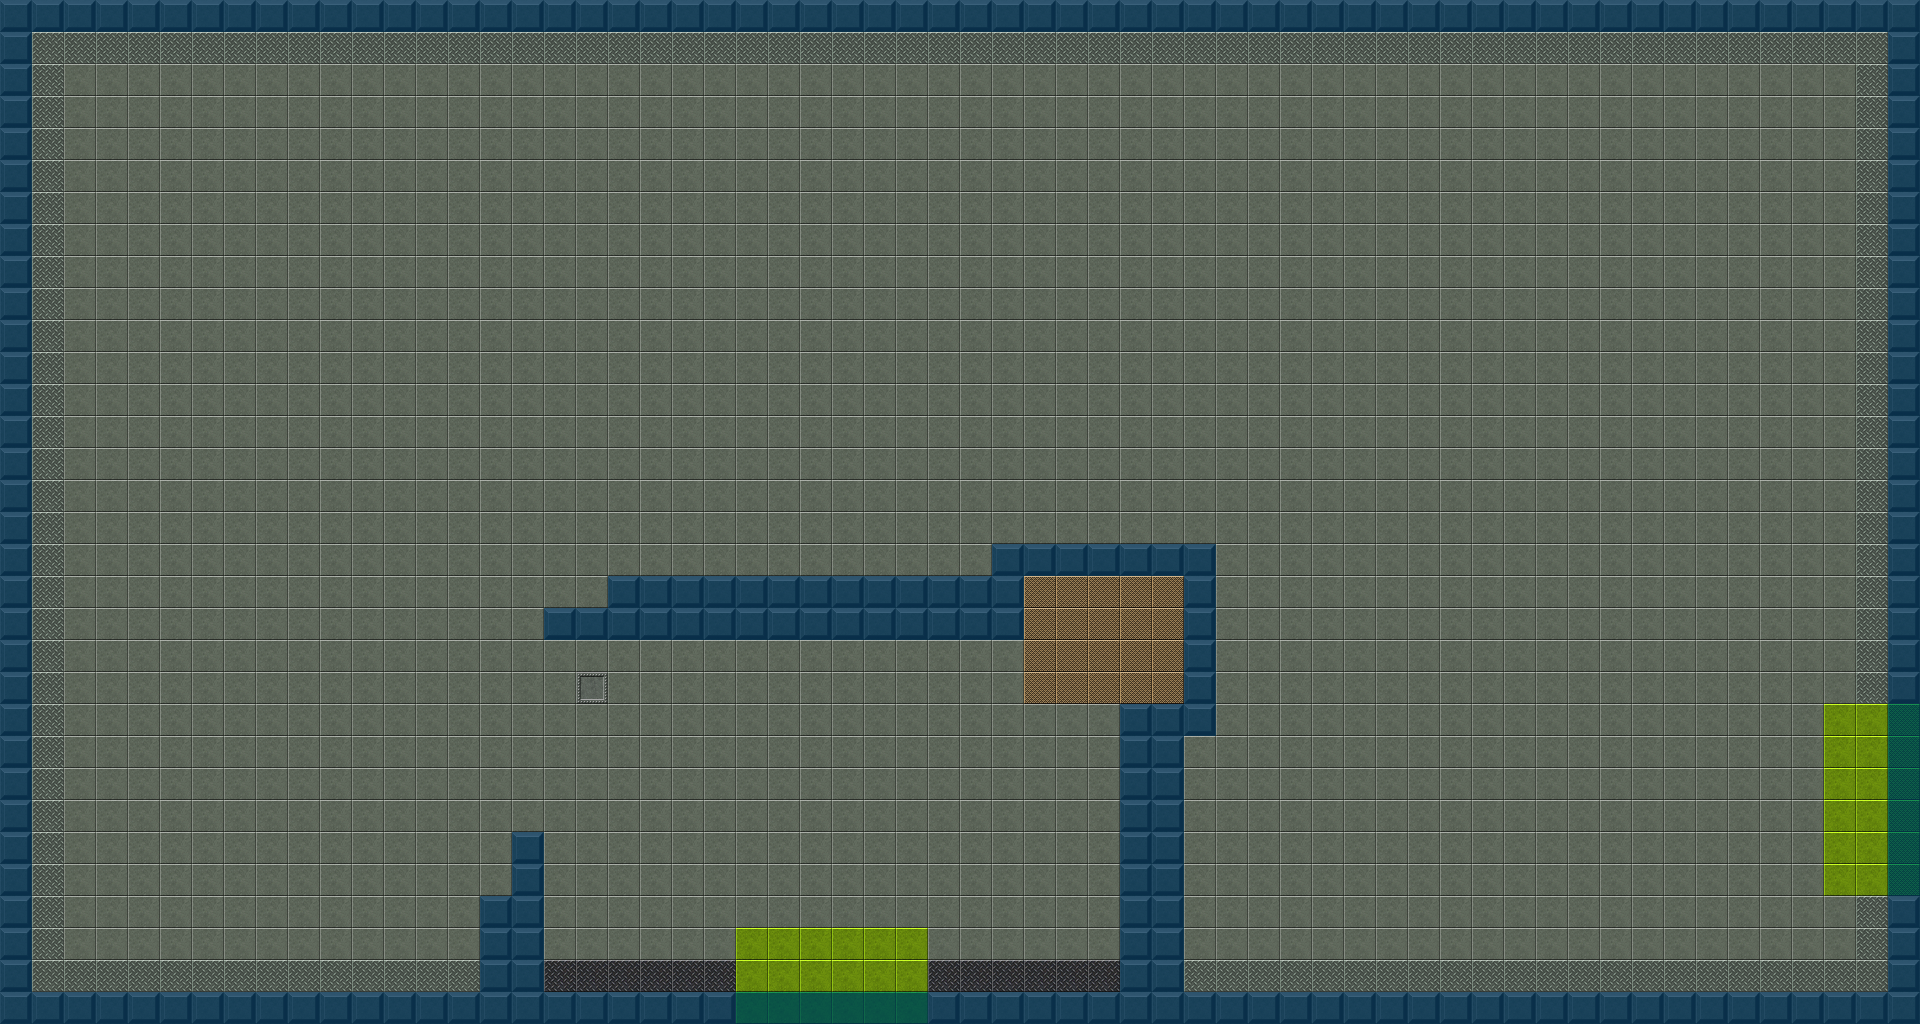

Rendered tile map (Tiled .tmx) drawn with the repository's tilesets; below, a short description and the map source with its tile grids summarised:
An orthogonal 60x32 tile map with 32x32 px tiles, 2 tile layers (terrain, collision), 1 hidden layer not drawn, 3 tilesets and 25 objects (7x spawn_enemy, 3x spawn_player, 2x objectives_change_room).

<map version="1.2" tiledversion="1.3.5" orientation="orthogonal" renderorder="right-down" width="60" height="32" tilewidth="32" tileheight="32" infinite="0" nextlayerid="8" nextobjectid="35">
 <editorsettings>
  <export target="campaign_01_room_003.json" format="json" />
 </editorsettings>
 <tileset firstgid="1" name="floor" tilewidth="32" tileheight="32" tilecount="140" columns="14">
  <image source="../images/tilesets/scifi_floor.png" width="448" height="320" />
 </tileset>
 <tileset firstgid="141" name="collision_tiles" tilewidth="32" tileheight="32" tilecount="1" columns="1">
  <image source="../images/tilesets/collision.png" width="32" height="32" />
 </tileset>
 <tileset firstgid="142" name="heights" tilewidth="32" tileheight="32" tilecount="6" columns="6">
  <image source="../images/tilesets/heights.png" width="192" height="32" />
 </tileset>
 <layer id="1" name="terrain" width="60" height="32">
  <data>[1920 cells, 1920 non-empty, 9 distinct tile ids]</data>
 </layer>
 <layer id="7" name="height" width="60" height="32" visible="0">
  <data>[1920 cells, 1920 non-empty, 2 distinct tile ids]</data>
 </layer>
 <layer id="4" name="collision" width="60" height="32">
  <data>[1920 cells, 246 non-empty, 1 distinct tile ids]</data>
 </layer>
 <objectgroup id="5" name="navmesh">
  <object id="5" x="64" y="64" width="384" height="896" />
  <object id="9" x="448" y="64" width="1408" height="448" />
  <object id="11" x="1248" y="512" width="608" height="448" />
  <object id="21" x="576" y="672" width="512" height="288" />
  <object id="22" x="448" y="672" width="128" height="128" />
  <object id="28" x="448" y="512" width="128" height="64" />
  <object id="29" x="448" y="512" width="128" height="64" />
  <object id="31" x="576" y="512" width="384" height="32" />
  <object id="32" x="448" y="576" width="64" height="96" />
  <object id="33" x="1216" y="768" width="32" height="192" />
  <object id="34" x="448" y="800" width="32" height="64" />
 </objectgroup>
 <objectgroup id="3" name="entities">
  <object id="1" type="spawn_player" x="832" y="960">
   <properties>
    <property name="angle" type="float" value="-45" />
   </properties>
   <point />
  </object>
  <object id="3" type="spawn_player" x="736" y="960">
   <point />
  </object>
  <object id="4" type="spawn_player" x="928" y="960">
   <properties>
    <property name="angle" type="float" value="-45" />
   </properties>
   <point />
  </object>
  <object id="14" type="spawn_enemy" x="352" y="288">
   <properties>
    <property name="angle" type="float" value="90" />
   </properties>
   <point />
  </object>
  <object id="15" type="spawn_enemy" x="192" y="288">
   <properties>
    <property name="angle" type="float" value="90" />
   </properties>
   <point />
  </object>
  <object id="16" type="spawn_enemy" x="1568" y="320">
   <properties>
    <property name="angle" type="float" value="180" />
   </properties>
   <point />
  </object>
  <object id="17" type="spawn_enemy" x="1568" y="192">
   <properties>
    <property name="angle" type="float" value="180" />
   </properties>
   <point />
  </object>
  <object id="18" type="spawn_enemy" x="1280" y="768">
   <properties>
    <property name="angle" type="float" value="90" />
   </properties>
   <point />
  </object>
  <object id="19" type="spawn_enemy" x="608" y="416">
   <properties>
    <property name="angle" type="float" value="225" />
   </properties>
   <point />
  </object>
  <object id="27" type="spawn_enemy" x="1568" y="448">
   <properties>
    <property name="angle" type="float" value="180" />
   </properties>
   <point />
  </object>
 </objectgroup>
 <objectgroup id="6" name="objectives">
  <object id="20" type="objectives_change_room" x="736" y="928" width="192" height="64">
   <properties>
    <property name="target" value="Campaign_01_Room_002" />
   </properties>
  </object>
  <object id="23" type="objectives_change_room" x="1824" y="704" width="64" height="192">
   <properties>
    <property name="target" value="Campaign_01_Room_005" />
   </properties>
  </object>
  <object id="24" x="-192" y="256" />
  <object id="25" x="-192" y="256" />
 </objectgroup>
</map>
